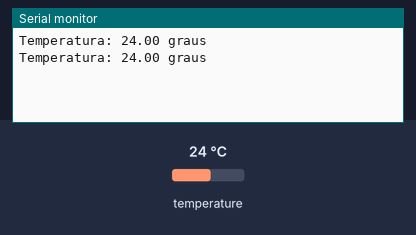
Bench run of a sketch on a simulated Arduino Uno, built with avr-gcc and run on an emulated ATmega328P. On the bench: the last lines printed to the serial monitor. The test bench sets the inputs (shaded band); at power-on: temperature 24 °C.

Above: at 2.8 s.
2.9 s: temperature set to 12 °C
At 4.0 s:
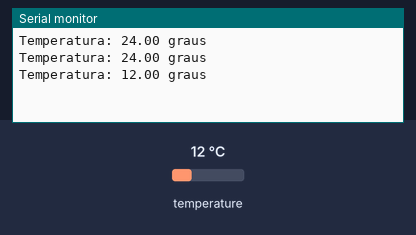
4.7 s: temperature set to 19 °C
At 4.7 s:
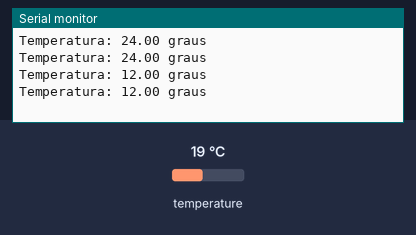
Timing chart, 0 to 7.7 s (numbered marks = the images above; inputs shaded):
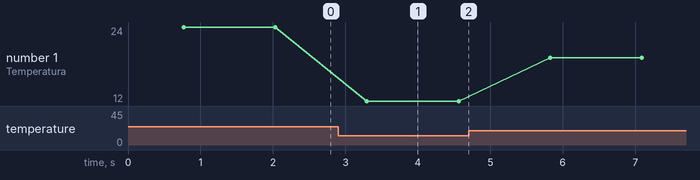

Measured:
- after the input at 2.9 s, the serial monitor: prints a new line after 0.40 s (image 1)
- plotted number 1: 24 → 12 after the input at 2.9 s, 12 → 19 after the input at 4.7 s

The sketch:

DS18B20.ino
```cpp
#include <OneWire.h>
#include <DallasTemperature.h>

// O fio de dados é conectado no pino digital 2 no Arduino
#define ONE_WIRE_BUS 2

// Prepara uma instância oneWire para comunicar com qualquer outro dispositivo oneWire
OneWire oneWire(ONE_WIRE_BUS);

// Passa uma referência oneWire para a biblioteca DallasTemperature
DallasTemperature sensors(&oneWire);

void setup(void)
{
  sensors.begin();  // Inicia a biblioteca
  Serial.begin(9600);
}

void loop(void)
{
  // Manda comando para ler temperaturas
  sensors.requestTemperatures();

  // Escreve a temperatura em Celsius
  Serial.print("Temperatura: ");
  Serial.print(sensors.getTempCByIndex(0));
  Serial.println(" graus");

  delay(500);
}
```
